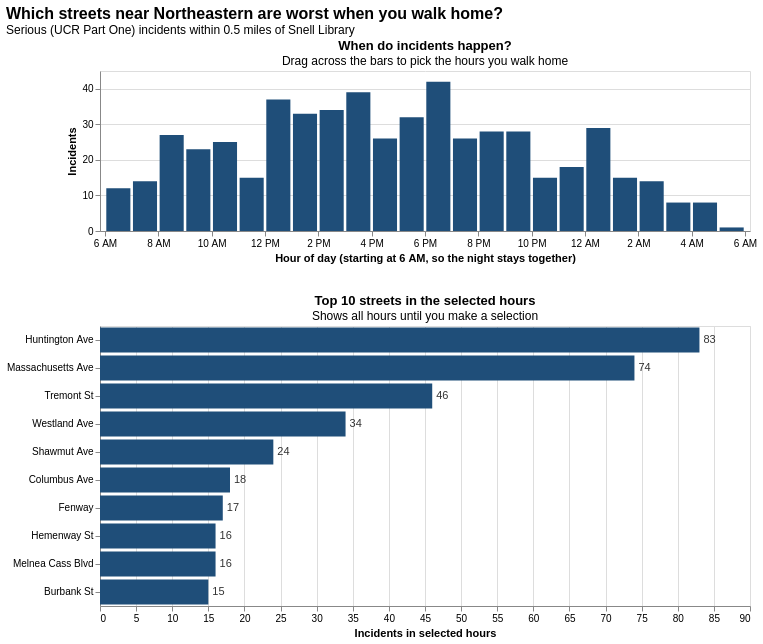

Source (Vega-Lite JSON):
### Vega-Lite specification from a JSON file in a GitHub repository (floating-point values rounded to 4 significant figures; data arrays with more than 128 entries replaced by an {"elided": "..."} marker saying what was removed)
{"config": {"view": {"continuousWidth": 300, "continuousHeight": 300}}, "vconcat": [{"mark": {"type": "bar", "width": 24.08}, "encoding": {"color": {"condition": {"param": "hours", "value": "#1F4E79"}, "value": "#C9CED6"}, "tooltip": [{"field": "hour_label", "title": "Hour starting", "type": "nominal"}, {"aggregate": "count", "title": "Incidents", "type": "quantitative"}], "x": {"axis": {"grid": false, "labelExpr": "datum.value == 0 ? '6 AM' : datum.value == 2 ? '8 AM' : datum.value == 4 ? '10 AM' : datum.value == 6 ? '12 PM' : datum.value == 8 ? '2 PM' : datum.value == 10 ? '4 PM' : datum.value == 12 ? '6 PM' : datum.value == 14 ? '8 PM' : datum.value == 16 ? '10 PM' : datum.value == 18 ? '12 AM' : datum.value == 20 ? '2 AM' : datum.value == 22 ? '4 AM' : datum.value == 24 ? '6 AM' : ''", "values": [0, 2, 4, 6, 8, 10, 12, 14, 16, 18, 20, 22, 24]}, "field": "hour_mid", "scale": {"domain": [0, 24], "nice": false}, "title": "Hour of day (starting at 6 AM, so the night stays together)", "type": "quantitative"}, "y": {"aggregate": "count", "title": "Incidents", "type": "quantitative"}}, "height": 160, "name": "view_190a2dacb7babf41_0", "title": {"text": "When do incidents happen?", "subtitle": "Drag across the bars to pick the hours you walk home"}, "width": 650}, {"layer": [{"mark": {"type": "bar", "color": "#1F4E79"}, "encoding": {"tooltip": [{"field": "STREET", "title": "Street", "type": "nominal"}, {"field": "incidents", "title": "Incidents", "type": "quantitative"}, {"field": "share", "format": ".0%", "title": "Share of selected hours", "type": "quantitative"}], "x": {"field": "incidents", "title": "Incidents in selected hours", "type": "quantitative"}, "y": {"field": "STREET", "sort": {"field": "rank", "order": "ascending"}, "title": null, "type": "nominal"}}, "title": {"text": "Top 10 streets in the selected hours", "subtitle": "Shows all hours until you make a selection"}, "transform": [{"filter": {"param": "hours"}}, {"aggregate": [{"op": "count", "as": "incidents"}], "groupby": ["STREET"]}, {"joinaggregate": [{"op": "sum", "field": "incidents", "as": "total"}]}, {"calculate": "datum.incidents / datum.total", "as": "share"}, {"window": [{"op": "row_number", "field": "", "as": "rank"}], "sort": [{"field": "incidents", "order": "descending"}, {"field": "STREET", "order": "ascending"}]}, {"filter": "(datum.rank <= 10)"}]}, {"mark": {"type": "text", "align": "left", "color": "#333", "dx": 4}, "encoding": {"text": {"field": "incidents", "type": "quantitative"}, "tooltip": {"value": null}, "x": {"field": "incidents", "title": "Incidents in selected hours", "type": "quantitative"}, "y": {"field": "STREET", "sort": {"field": "rank", "order": "ascending"}, "title": null, "type": "nominal"}}, "title": {"text": "Top 10 streets in the selected hours", "subtitle": "Shows all hours until you make a selection"}, "transform": [{"filter": {"param": "hours"}}, {"aggregate": [{"op": "count", "as": "incidents"}], "groupby": ["STREET"]}, {"joinaggregate": [{"op": "sum", "field": "incidents", "as": "total"}]}, {"calculate": "datum.incidents / datum.total", "as": "share"}, {"window": [{"op": "row_number", "field": "", "as": "rank"}], "sort": [{"field": "incidents", "order": "descending"}, {"field": "STREET", "order": "ascending"}]}, {"filter": "(datum.rank <= 10)"}]}], "height": 280, "width": 650}], "data": {"name": "data-fb9fd6157f3c77aa7fd85dc96dfc6159"}, "params": [{"name": "hours", "select": {"type": "interval", "encodings": ["x"]}, "views": ["view_190a2dacb7babf41_0"]}], "spacing": 30, "title": {"text": "Which streets near Northeastern are worst when you walk home?", "anchor": "start", "fontSize": 16, "subtitle": "Serious (UCR Part One) incidents within 0.5 miles of Snell Library"}, "$schema": "https://vega.github.io/schema/vega-lite/v6.4.1.json", "datasets": {"data-fb9fd6157f3c77aa7fd85dc96dfc6159": {"elided": "549 records"}}}
